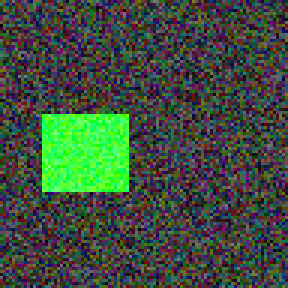
#> input picture input/9.png, 96 x 96 px, found by its file name (shown 3 times larger)
$ jupyter execute try-opencv.ipynb
#> lines starting #> are read from the running program, lines starting #| are printed output that depends on the picture; after the words box and inside, x2 and y2 are one past the last pixel; in counts of white or black regions, pixels touching at a corner belong together; long printed decimals are rounded
[cell 1]
import matplotlib.pyplot as plt
from PIL import Image
import numpy as np
import cv2

[cell 2]
SOURCE_PATH = r'C:/Users/alexf/Desktop/intel_adv_ai/intel_adv_ai/noise_figures/9.png'

[cell 3]
image = Image.open(SOURCE_PATH)
#> image is the input picture: PIL image 96x96 RGB; mean R, G, B 64.1, 79, 63.4

image_ = np.array(image.copy())
image_ = cv2.cvtColor(image_, cv2.COLOR_RGB2BGR)
image_[image_ < (127,127,127)] = 0
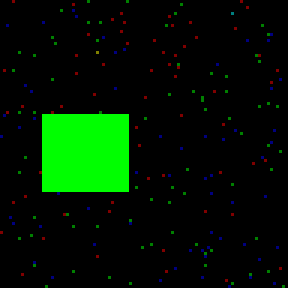
#> image_: shape (96, 96, 3) (shown 3 times larger); mean B, G, R 0.8, 21.9, 0.9

# Grayscale
gray = cv2.cvtColor(image_, cv2.COLOR_BGR2GRAY)
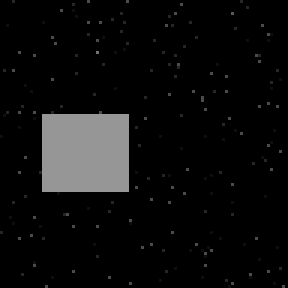
#> gray: shape (96, 96) (shown 3 times larger); min 0, max 150, mean 13.2

# Find Canny edges
edged = cv2.Canny(gray, 30, 200)
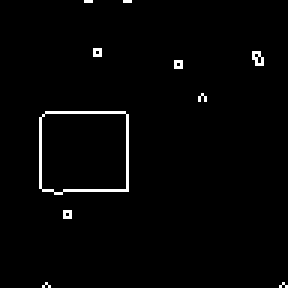
#> edged: shape (96, 96) (shown 3 times larger); 1.7% white in thin lines or dots, all inside (x1, y1, x2, y2) = (13, 0, 96, 96)

# Finding Contours
# Use a copy of the image e.g. edged.copy()
# since findContours alters the image
contours, hierarchy = cv2.findContours(edged, cv2.RETR_EXTERNAL, cv2.CHAIN_APPROX_NONE)
#> contours = 10 contours, 9 with area under 20; largest, box (x1, y1, x2, y2) and area: (13, 37, 43, 65) 754

if len(contours) != 0 :
    print("Number of Contours found = " + str(len(contours)))
#| Number of Contours found = 10
    areas = [cv2.contourArea(cnt) for cnt in contours]
#> areas = [0, 0, 4, 754, 0, 4, 9, 4, 0, 0]
    max_area_idx = np.argmax(areas)
#> max_area_idx = 3
    x, y = contours[max_area_idx].T
    left, top, right, bottom = (np.min(x), np.min(y), np.max(x), np.max(y))
#> left = 13; top = 37; right = 42; bottom = 64

    # Draw all contours
    # -1 signifies drawing all contours
    aria_formei = cv2.contourArea(contours[max_area_idx])
#> aria_formei = 754
    print(f'aria formei: {((100 * aria_formei) / 9216) / 100}')
#| aria formei: 0.08181
    image = np.array(image)
    cv2.drawContours(image, contours[max_area_idx], -1, (0, 255, 0), 1)
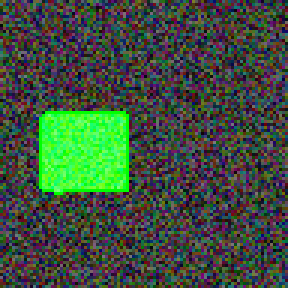
#> image: shape (96, 96, 3) (shown 3 times larger); 1.15% of pixels changed, all inside (x1, y1, x2, y2) = (13, 37, 43, 65)

    center = [int((left+right)/2), int((bottom+top)/2)]
#> center = [27, 50]
    r, g, b = image[center[1]][center[0]]
#> r = 17; g = 255; b = 4
    plt.imshow(image)
    if r > 127 :
        print("red")
    elif g > 127 :
        print("green")
    elif b > 127 :
        print("blue")

else:
    image = Image.open(SOURCE_PATH)
    image = cv2.cvtColor(np.array(image), cv2.COLOR_RGB2BGR) # aici
    image_ = np.array(image.copy())
    image_ = cv2.cvtColor(image_, cv2.COLOR_RGB2BGR)
    image_[image_ < (127,127,127)] = 0

    # Grayscale
    gray = cv2.cvtColor(image_, cv2.COLOR_BGR2GRAY)

    # Find Canny edges
    edged = cv2.Canny(gray, 30, 200)

    # Finding Contours
    # Use a copy of the image e.g. edged.copy()
    # since findContours alters the image
    contours, hierarchy = cv2.findContours(edged, cv2.RETR_EXTERNAL, cv2.CHAIN_APPROX_NONE)

    print("Number of Contours found = " + str(len(contours)))

    areas = [cv2.contourArea(cnt) for cnt in contours]
    max_area_idx = np.argmax(areas)
    x, y = contours[max_area_idx].T
    left, top, right, bottom = (np.min(x), np.min(y), np.max(x), np.max(y))

    # Draw all contours
    # -1 signifies drawing all contours
    aria_formei = cv2.contourArea(contours[max_area_idx])
    print(f'aria formei: {((100 * aria_formei) / 9216) / 100}')
    image = cv2.cvtColor(np.array(image), cv2.COLOR_BGR2RGB) # aici
    image = np.array(image)
    cv2.drawContours(image, contours[max_area_idx], -1, (0, 255, 0), 1)
    Image.fromarray(image).show()
    center = [int((left+right)/2), int((bottom+top)/2)]
    r, g, b = image[center[1]][center[0]]
    if r > 127 :
        print("red")
    elif g > 127 :
        print("green")
    elif b > 127 :
        print("blue")

$ run again, with input/1.png copied over input/9.png
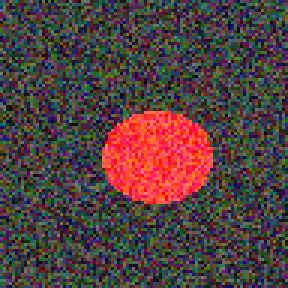
#> input picture input/1.png, 96 x 96 px, found by its file name (shown 3 times larger)
#> image is the input picture: PIL image 96x96 RGB; mean R, G, B 83.3, 64.7, 63.8
#> `edged = cv2.Canny(gray, 30, 200)`:
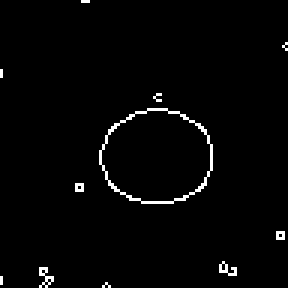
#> edged: shape (96, 96) (shown 3 times larger); 1.9% white in thin lines or dots
#> contours = 11 contours, 10 with area under 20; largest, box (x1, y1, x2, y2) and area: (33, 36, 71, 68) 911
#| Number of Contours found = 11
#> areas = [0, 0, 8.5, 6, 4, 4, 911, 0, 0, 0, 0]
#> max_area_idx = 6
#> left = 33; top = 36; right = 70; bottom = 67
#> aria_formei = 911
#| aria formei: 0.09885
#> `cv2.drawContours(image, contours[max_area_idx], -1, (0, 255, 0), 1)`:
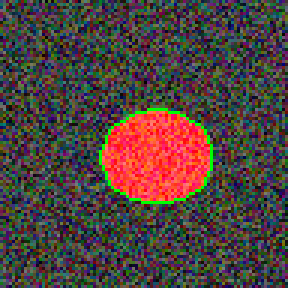
#> image: shape (96, 96, 3) (shown 3 times larger); 1.09% of pixels changed, all inside (x1, y1, x2, y2) = (33, 36, 71, 68)
#> center = [51, 51]
#> r = 255; g = 44; b = 62

$ run again, with input/10.png copied over input/9.png
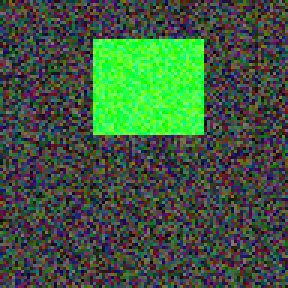
#> input picture input/10.png, 96 x 96 px, found by its file name (shown 3 times larger)
#> image is the input picture: PIL image 96x96 RGB; mean R, G, B 63.9, 88.9, 63.5
#> `edged = cv2.Canny(gray, 30, 200)`:
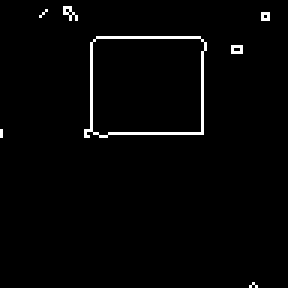
#> edged: shape (96, 96) (shown 3 times larger); 1.9% white in thin lines or dots
#> contours = 7 contours, 6 with area under 20; largest, box (x1, y1, x2, y2) and area: (28, 12, 69, 46) 1188
#| Number of Contours found = 7
#> areas = [0, 0, 6, 1188.5, 4, 0, 5.5]
#> max_area_idx = 3
#> left = 28; top = 12; right = 68; bottom = 45
#> aria_formei = 1188.5
#| aria formei: 0.129
#> `cv2.drawContours(image, contours[max_area_idx], -1, (0, 255, 0), 1)`:
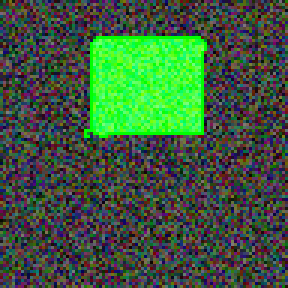
#> image: shape (96, 96, 3) (shown 3 times larger); 1.51% of pixels changed, all inside (x1, y1, x2, y2) = (28, 12, 69, 46)
#> center = [48, 28]
#> r = 88; g = 255; b = 93

$ run again, with input/11.png copied over input/9.png
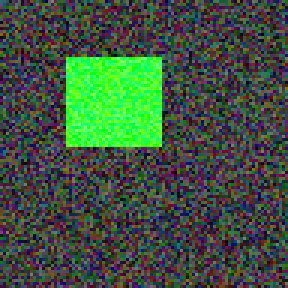
#> input picture input/11.png, 96 x 96 px, found by its file name (shown 3 times larger)
#> image is the input picture: PIL image 96x96 RGB; mean R, G, B 63.8, 84, 63.7
#> `edged = cv2.Canny(gray, 30, 200)`:
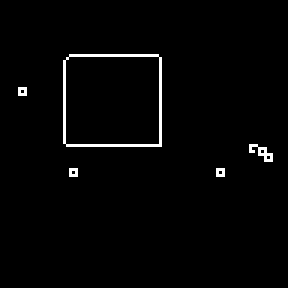
#> edged: shape (96, 96) (shown 3 times larger); 1.8% white in thin lines or dots, all inside (x1, y1, x2, y2) = (6, 18, 91, 59)
#> contours = 5 contours, 4 with area under 20; largest, box (x1, y1, x2, y2) and area: (21, 18, 54, 49) 957
#| Number of Contours found = 5
#> areas = [4, 4, 10, 4, 957]
#> max_area_idx = 4
#> left = 21; top = 18; right = 53; bottom = 48
#> aria_formei = 957
#| aria formei: 0.1038
#> `cv2.drawContours(image, contours[max_area_idx], -1, (0, 255, 0), 1)`:
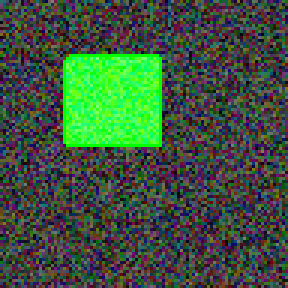
#> image: shape (96, 96, 3) (shown 3 times larger); 1.3% of pixels changed, all inside (x1, y1, x2, y2) = (21, 18, 54, 49)
#> center = [37, 33]
#> r = 88; g = 255; b = 29
